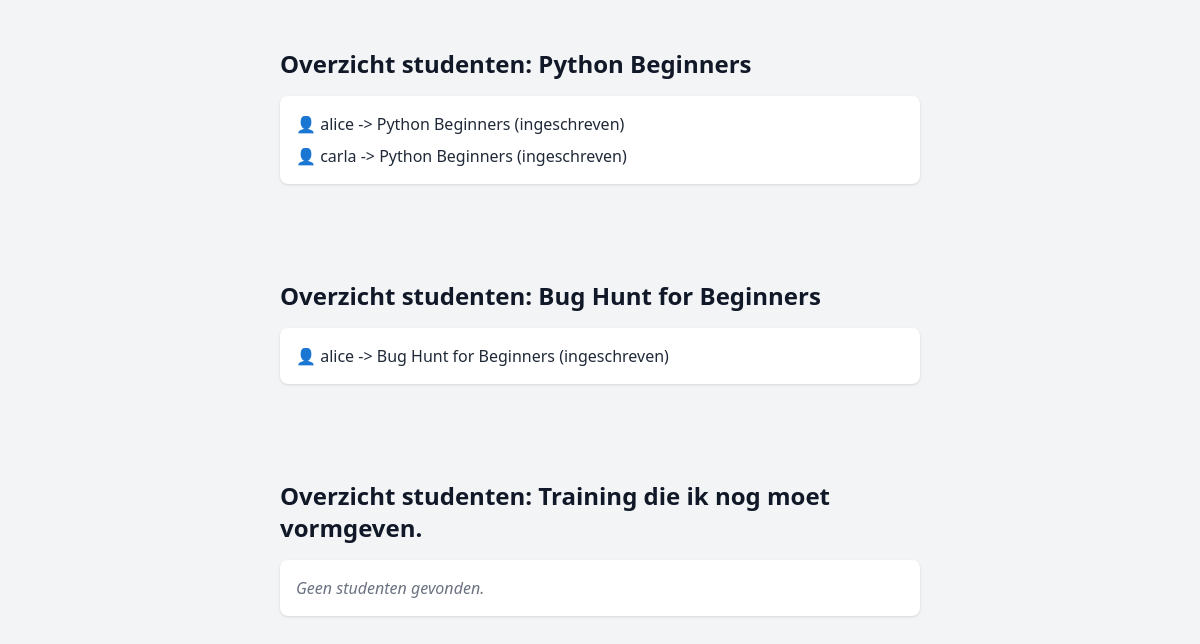
The app's page /challenge-2/trainingen/ with its own data.
### challenge_2/models.py (models this page shows, shortened)
class Training(models.Model):
    name = models.CharField(max_length=100)

class TrainingSubscription(models.Model):
    student = models.ForeignKey(User, on_delete=models.CASCADE)
    training = models.ForeignKey(Training, related_name="subscriptions", on_delete=models.CASCADE)
    subscribed = models.BooleanField(default=True)
    timestamp = models.DateTimeField(auto_now_add=True)
    def __str__(self):
        return f"{self.student.username} -> {self.training.name} ({'ingeschreven' if self.subscribed else 'uitgeschreven'})"

### challenge_2/views.py (the view)
# urls.py: path("trainingen/", TrackOverviewView.as_view(), name="track_overview"),
class TrackOverviewView(TemplateView):
    template_name = "track_overview.html"
    def get_context_data(self, **kwargs):
        context = super().get_context_data(**kwargs)
        training_qs = Training.objects.all()
        context["training_qs"] = training_qs
        return context

### challenge_2/templates/track_overview.html (shortened to what this page needs)
<!DOCTYPE html>
<html lang="nl">
<head>
  <script src="https://cdn.tailwindcss.com"></script>
</head>
<body class="bg-gray-100 text-gray-900">
  {% for training in training_qs %}
    <div class="max-w-2xl mx-auto py-12 px-4">
      <h1 class="text-2xl font-bold mb-4">Overzicht studenten: {{ training.name }}</h1>
      <ul class="bg-white rounded-lg shadow p-4 space-y-2">
        {% for student in training.subscriptions.all %}
            {%  if student.subscribed %}
          <li class="text-gray-800">👤 {{ student }}</li>
            {% endif %}
        {% empty %}
          <li class="text-gray-500 italic">Geen studenten gevonden.</li>
        {% endfor %}
      </ul>
    </div>
  {% endfor %}
</body>
</html>

### records on screen
Training: name "Python Beginners"
TrainingSubscription: student+training+subscribed "alice -> Python Beginners (ingeschreven)"
TrainingSubscription: student+training+subscribed "carla -> Python Beginners (ingeschreven)"
Training: name "Bug Hunt for Beginners"
TrainingSubscription: student+training+subscribed "alice -> Bug Hunt for Beginners (ingeschreven)"
Training: name "Training die ik nog moet vormgeven."
